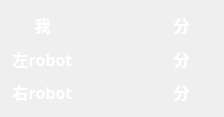
<?xml version="1.0" encoding="UTF-8"?>
<ui version="4.0">
 <class>ScorePanel</class>
 <widget class="QWidget" name="ScorePanel">
  <property name="geometry">
   <rect>
    <x>0</x>
    <y>0</y>
    <width>224</width>
    <height>117</height>
   </rect>
  </property>
  <property name="windowTitle">
   <string>Form</string>
  </property>
  <layout class="QGridLayout" name="gridLayout">
   <item row="0" column="0">
    <widget class="QLabel" name="meTitle">
     <property name="font">
      <font>
       <family>微软雅黑</family>
       <pointsize>12</pointsize>
       <bold>true</bold>
      </font>
     </property>
     <property name="styleSheet">
      <string notr="true">color: rgb(255, 255, 255);</string>
     </property>
     <property name="text">
      <string>我</string>
     </property>
     <property name="alignment">
      <set>Qt::AlignCenter</set>
     </property>
    </widget>
   </item>
   <item row="0" column="1">
    <widget class="QLabel" name="meScore">
     <property name="font">
      <font>
       <family>微软雅黑</family>
       <pointsize>12</pointsize>
       <bold>true</bold>
      </font>
     </property>
     <property name="styleSheet">
      <string notr="true">color: rgb(255, 255, 255);</string>
     </property>
     <property name="text">
      <string/>
     </property>
     <property name="alignment">
      <set>Qt::AlignCenter</set>
     </property>
    </widget>
   </item>
   <item row="0" column="2">
    <widget class="QLabel" name="score1">
     <property name="font">
      <font>
       <family>微软雅黑</family>
       <pointsize>12</pointsize>
       <bold>true</bold>
      </font>
     </property>
     <property name="styleSheet">
      <string notr="true">color: rgb(255, 255, 255);</string>
     </property>
     <property name="text">
      <string>分</string>
     </property>
     <property name="alignment">
      <set>Qt::AlignCenter</set>
     </property>
    </widget>
   </item>
   <item row="1" column="0">
    <widget class="QLabel" name="leftTitle">
     <property name="font">
      <font>
       <family>微软雅黑</family>
       <pointsize>12</pointsize>
       <bold>true</bold>
      </font>
     </property>
     <property name="styleSheet">
      <string notr="true">color: rgb(255, 255, 255);</string>
     </property>
     <property name="text">
      <string>左robot</string>
     </property>
     <property name="alignment">
      <set>Qt::AlignCenter</set>
     </property>
    </widget>
   </item>
   <item row="1" column="1">
    <widget class="QLabel" name="leftScore">
     <property name="font">
      <font>
       <family>微软雅黑</family>
       <pointsize>12</pointsize>
       <bold>true</bold>
      </font>
     </property>
     <property name="styleSheet">
      <string notr="true">color: rgb(255, 255, 255);</string>
     </property>
     <property name="text">
      <string/>
     </property>
     <property name="alignment">
      <set>Qt::AlignCenter</set>
     </property>
    </widget>
   </item>
   <item row="1" column="2">
    <widget class="QLabel" name="score2">
     <property name="font">
      <font>
       <family>微软雅黑</family>
       <pointsize>12</pointsize>
       <bold>true</bold>
      </font>
     </property>
     <property name="styleSheet">
      <string notr="true">color: rgb(255, 255, 255);</string>
     </property>
     <property name="text">
      <string>分</string>
     </property>
     <property name="alignment">
      <set>Qt::AlignCenter</set>
     </property>
    </widget>
   </item>
   <item row="2" column="0">
    <widget class="QLabel" name="rightTitle">
     <property name="font">
      <font>
       <family>微软雅黑</family>
       <pointsize>12</pointsize>
       <bold>true</bold>
      </font>
     </property>
     <property name="styleSheet">
      <string notr="true">color: rgb(255, 255, 255);</string>
     </property>
     <property name="text">
      <string>右robot</string>
     </property>
     <property name="alignment">
      <set>Qt::AlignCenter</set>
     </property>
    </widget>
   </item>
   <item row="2" column="1">
    <widget class="QLabel" name="rightScore">
     <property name="font">
      <font>
       <family>微软雅黑</family>
       <pointsize>12</pointsize>
       <bold>true</bold>
      </font>
     </property>
     <property name="styleSheet">
      <string notr="true">color: rgb(255, 255, 255);</string>
     </property>
     <property name="text">
      <string/>
     </property>
     <property name="alignment">
      <set>Qt::AlignCenter</set>
     </property>
    </widget>
   </item>
   <item row="2" column="2">
    <widget class="QLabel" name="score3">
     <property name="font">
      <font>
       <family>微软雅黑</family>
       <pointsize>12</pointsize>
       <bold>true</bold>
      </font>
     </property>
     <property name="styleSheet">
      <string notr="true">color: rgb(255, 255, 255);</string>
     </property>
     <property name="text">
      <string>分</string>
     </property>
     <property name="alignment">
      <set>Qt::AlignCenter</set>
     </property>
    </widget>
   </item>
  </layout>
 </widget>
 <resources/>
 <connections/>
</ui>
